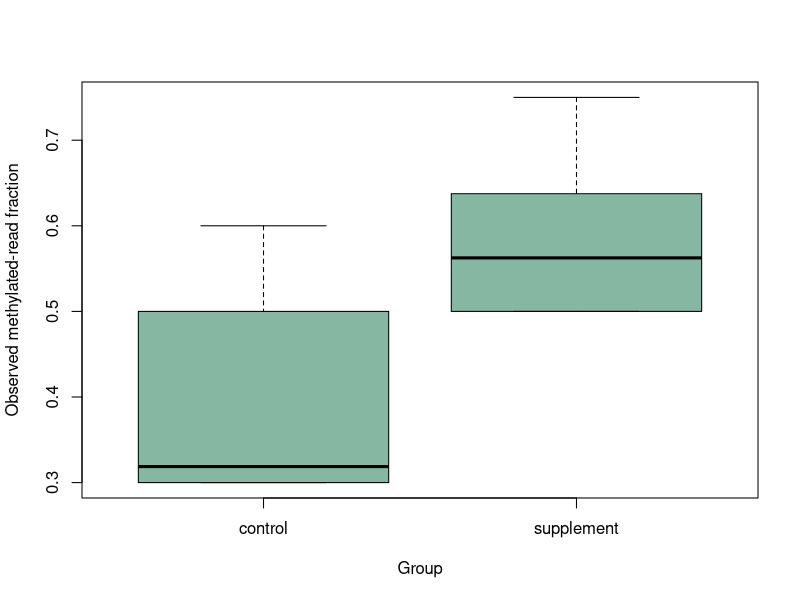

R code for this plot:
## ---- chunk 1
cell_methylation <- c(typeA=.2,typeB=.8)
mixture <- rbind(control=c(.8,.2),supplement=c(.3,.7))
probability <- as.vector(mixture%*%cell_methylation)
names(probability) <- rownames(mixture)
probability
stopifnot(abs(probability[1]-.32)<1e-12,abs(probability[2]-.62)<1e-12)
## ---- chunk 2
set.seed(3001)
group <- rep(c("control","supplement"),each=6)
depth <- rep(c(10,20,40,80,10,20),2)
truth <- probability[group]
methylated <- rbinom(12,depth,truth)
unmethylated <- depth-methylated
observed <- methylated/depth
out <- data.frame(animal=paste0("a",1:12),group,depth,methylated,unmethylated,observed,
 conditional_SE=sqrt(truth*(1-truth)/depth))
out
stopifnot(all(methylated+unmethylated==depth),all(observed>=0),all(observed<=1))
## ---- chunk 3
animal_mean <- tapply(observed,group,mean)
read_weighted <- tapply(methylated,group,sum)/tapply(depth,group,sum)
data.frame(group=names(animal_mean),animal_mean=as.vector(animal_mean),
 read_weighted=as.vector(read_weighted))
boxplot(observed~group,xlab="Group",ylab="Observed methylated-read fraction",col="#86B7A3")
